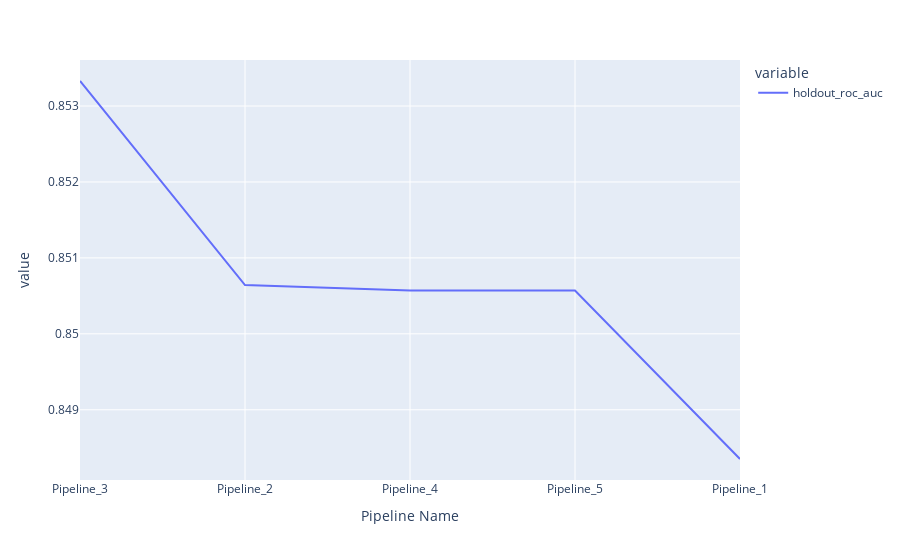

Here is the notebook cell this chart was saved with:
### Markdown cell above
You can visualize the scoring metric calculated on a holdout data set.

### Code cell
import pandas as pd
pd.options.plotting.backend = "plotly"

summary.holdout_roc_auc.plot()

### Figure 1 — Plotly figure (JSON) as saved in the notebook; plotly's stock layout.template omitted (floating-point values rounded to 4 significant figures)
{"data": [{"hovertemplate": "variable=holdout_roc_auc<br>Pipeline Name=%{x}<br>value=%{y}<extra></extra>", "legendgroup": "holdout_roc_auc", "line": {"color": "#636efa", "dash": "solid"}, "marker": {"symbol": "circle"}, "mode": "lines", "name": "holdout_roc_auc", "orientation": "v", "showlegend": true, "type": "scatter", "x": ["Pipeline_3", "Pipeline_2", "Pipeline_4", "Pipeline_5", "Pipeline_1"], "xaxis": "x", "y": [0.8533, 0.8506, 0.8506, 0.8506, 0.8484], "yaxis": "y"}], "layout": {"legend": {"title": {"text": "variable"}, "tracegroupgap": 0}, "margin": {"t": 60}, "xaxis": {"anchor": "y", "domain": [0, 1], "title": {"text": "Pipeline Name"}}, "yaxis": {"anchor": "x", "domain": [0, 1], "title": {"text": "value"}}}}
